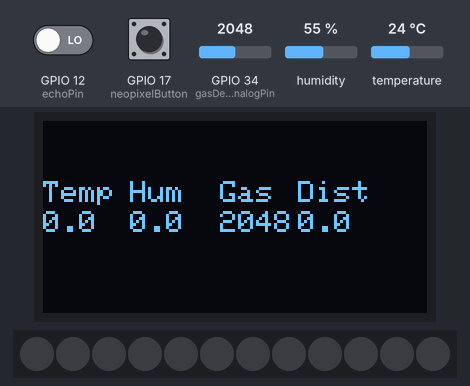
This sketch was run on a simulated ESP32. On the bench: 128×64 one-colour display, 12 RGB LEDs in strip order, left to right. Inputs (shaded band) come from the test bench; at power-on: GPIO 17 (neopixelButton) HIGH, GPIO 34 (gasDetectorAnalogPin) = 2048, GPIO 12 (echoPin) LOW, humidity 55 %, temperature 24 °C. WiFi joins after 1.5 s; servers stay silent unless stated; random numbers use the default seed unless the sketch sets one; no MQTT or app messages arrive unless stated; what the sketch prints to the serial monitor is not drawn.

Above: at 3.2 s.
3.3 s: GPIO 17 (neopixelButton) pulled LOW for 1 s
At 5.7 s:
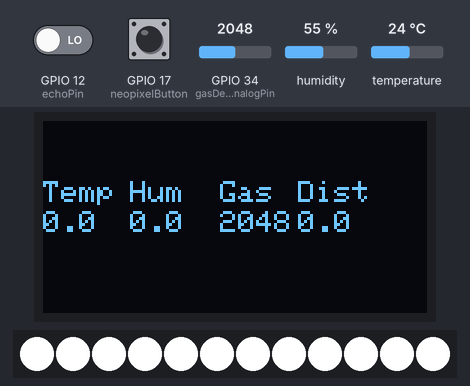
6.2 s: GPIO 34 (gasDetectorAnalogPin) set to 2866
At 8.6 s:
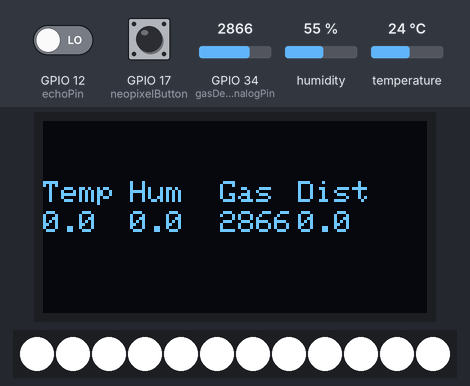
9.3 s: GPIO 17 (neopixelButton) pulled LOW for 0.6 s
At 9.44 s:
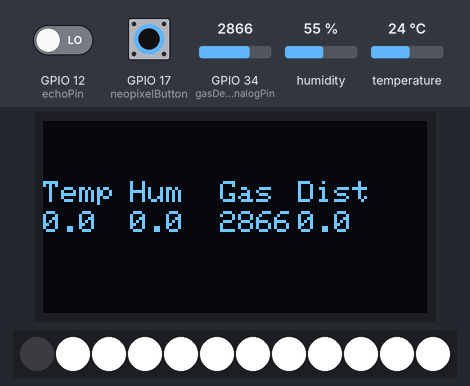
11.4 s: GPIO 34 (gasDetectorAnalogPin) set to 3603
At 14.2 s:
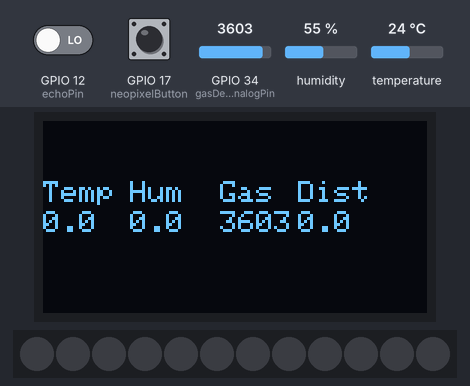
14.5 s: GPIO 34 (gasDetectorAnalogPin) set to 4095
At 16.8 s:
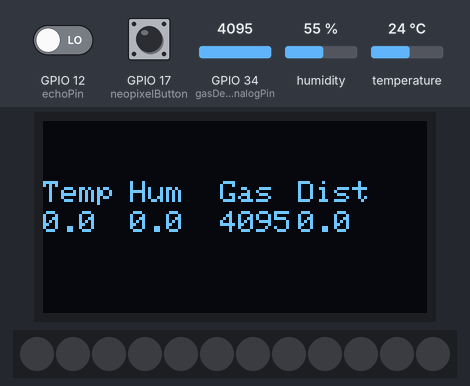
Timing chart, 0 to 18.3 s (numbered marks = the images above; inputs shaded):
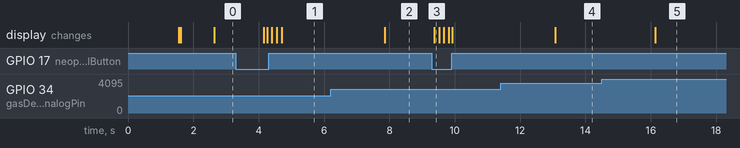

Measured:
- after the input at 6.2 s, the display: changes after 1.7 s (image 2)
- after the input at 11.4 s, the display: changes after 1.7 s (image 4)
- after the input at 14.5 s, the display: changes after 1.6 s (image 5)

The sketch:

HeroicHooligans_Main.ino
```cpp
#include "HackPublisher.h"
#include <Wire.h>
#include <Adafruit_GFX.h>
#include <Adafruit_SSD1306.h>
#include "AM232X.h"
#include <Adafruit_NeoPixel.h>
#include<math.h>
//#include <dhtnew.h>


// #define SCREEN_WIDTH 128 // OLED display width,  in pixels
// #define SCREEN_HEIGHT 64 // OLED display height, in pixels
// declare an SSD1306 display object connected to I2C


//DHTNEW tempHumSensor(39);


const char *ssid = "ASUS-F8";
const char *password = "K33pi7$@f3%";
const int gasDetectorAnalogPin = 34; // pins for gas detector
const int gasDetectorDigitalPin = 33;
//const int gasPin = 39;
const int trigPin = 13; // pins for ultrasonic
const int echoPin = 12;
const int neopixelPin = 26;
const int numPixels = 12;
const int neopixelButton = 17;
const int SCREEN_WIDTH   = 128;
const int SCREEN_HEIGHT = 64;

Adafruit_NeoPixel neopixel = Adafruit_NeoPixel(numPixels, neopixelPin, NEO_GRB + NEO_KHZ800);
Adafruit_SSD1306 oled(SCREEN_WIDTH, SCREEN_HEIGHT, &Wire, -1);
HackPublisher publisher("HeroicHooligans");  // publisher instance for team "hackers"
AM232X AM2320;

int gasReading = 0;
float temperature = 0;
float humidity = 0;
float duration = 0;
float distance = 0;
bool npButtonState = false; // for ring led toggle
bool fireAlert = false;
bool gasLeak = false;
//string fire = ""; // or bool -- discuss with lyra

// hazard functions MAY NEED TO CHANGE VALUES AFTER TESTING AND CALIBRATION
void checkFire(const float& temp, const float& hum) {
  if (temp > 32.0 && hum < 45) {
    fireAlert = true;
  }
  else {
    fireAlert = false;
  }
}

void checkGas(const int& gas) {
  if (gas > 1000) {
    gasLeak = true;
  }
  else {
    gasLeak = false;
  }
}
bool isSafe (const int& temp, const float& hum, const int& gas) {
  if (temp < 29 && hum > 50 && gas < 900) {
    return true;
  }
  return false;
}

void oledPrintData() { // function to print data to oled
  oled.clearDisplay();
  oled.setCursor(0, 30);
  oled.print(temperature, 1);
  oled.setCursor(0, 20);
  oled.setTextSize(1);
  oled.setTextColor(SSD1306_WHITE);
  oled.println("Temp");
  oled.setCursor(29, 20);
  oled.println("Hum");
  oled.setCursor(29, 30);
  oled.print(humidity, 1);
  oled.setCursor(59, 20);
  oled.println("Gas");
  oled.setCursor(59, 30);
  oled.print(gasReading);
  oled.setCursor(85, 20);
  oled.print("Dist");
  oled.setCursor(85, 30);
  oled.print(distance, 1);
  oled.display();

}

void neopixelOn() { // functions to toggle neopixel
    for(int i = 0; i < numPixels; i++) {
    neopixel.setPixelColor(i, neopixel.Color(255, 255, 255));
    neopixel.show();
    delay(50);
  }
}
void neopixelOff() {
    for(int i = 0; i < numPixels; i++) {
    neopixel.setPixelColor(i, neopixel.Color(0, 0, 0));
    neopixel.show();
    delay(50);
  }
}

void setup() {
  // put your setup code here, to run once:
  //setType(22);
  Serial.begin(115200);
  pinMode(gasDetectorAnalogPin, INPUT); // set gas detector pins
  pinMode(gasDetectorDigitalPin, INPUT);
  //pinMode(gasPin, INPUT);
  pinMode(trigPin, OUTPUT); // pin modes for ultrasonic
  pinMode(echoPin, INPUT);
  pinMode(neopixelButton, INPUT_PULLUP);
  while (!Serial) continue;
  // Connect to wifi
  WiFi.begin(ssid, password);
  while (WiFi.status() != WL_CONNECTED) {
    delay(500);
    Serial.print(".");
  }

  // Initialize publisher
  publisher.begin();

  if (!oled.begin(SSD1306_SWITCHCAPVCC, 0x3C)) { // check is oled is connected
    Serial.println(F("SSD1306 allocation failed"));
    while (true);
  }
  oled.clearDisplay();
  oled.display();

  if (!AM2320.begin()) {
    Serial.println("Temp / Hum sensor not found");
    while (1);
  }
  AM2320.wakeUp();

  neopixel.begin();

  Serial.println("going into loop");


}

void loop() {
  // put your main code here, to run repeatedly:


  // gas module
  gasReading = analogRead(gasDetectorAnalogPin);

  // temperature and humidity
  digitalWrite(trigPin, LOW); // clear trigpin
  delayMicroseconds(2);
  digitalWrite(trigPin, HIGH); // set trigpin to high for 10 microsec
  delayMicroseconds(10);
  duration = pulseIn(echoPin, HIGH); // sound wave travel time in microseconds
  distance = (3.43 * pow(10, -2) * duration) / 2; // distance in cm


  int status = AM2320.read();
  if (status) { // if data is read, set the temperature and humidity
    temperature = AM2320.getTemperature();
    humidity = AM2320.getHumidity();
  }

  // ring led button toggle
  if(digitalRead(neopixelButton) == 0) { // if button gets pressed
    if(npButtonState == false){ // and if ring led is currently off, turn led on
      npButtonState = true;
      neopixelOn();

    }
    else if(npButtonState == true) { // and if ring led is currently on, turn led off
      npButtonState = false;
      neopixelOff();
    }
  }

  checkFire(temperature, humidity); // check conditions
  checkGas(gasReading);

  oledPrintData();

  Serial.print("neopixel button: ");  // print data to serial monitor
  Serial.println(npButtonState);
  Serial.print("Gas: ");
  Serial.println(gasReading);
  Serial.print("distance: ");
  Serial.println(distance);
  Serial.print("Temperature: ");
  Serial.println(temperature);
  Serial.print("Humidity ");
  Serial.println(humidity);
  Serial.println();

  publisher.store("gasReading", gasReading); // send data through blackbox
  publisher.store("distance", static_cast<int>(distance));
  publisher.store("temperature", static_cast<int>(temperature));
  publisher.store("humidity", static_cast<int>(humidity));
  publisher.store("npButtonState", npButtonState);
  publisher.store("fireAlert", fireAlert);
  publisher.store("gasLeak", gasLeak);
  publisher.send();

  delay(500);


}
```

HackPublisher.h
```cpp
#include <ArduinoJson.h>
#include <WiFi.h>
#include <PubSubClient.h>
#include <string>

class HackPublisher {
  private:
    StaticJsonDocument<200> data;
    bool debug;
    std::string topic;
    const char* broker;
    const int port;
    WiFiClient espClient;
    PubSubClient client;

    char* serializeDocToCString() {
      // Calculate the size needed for serialization
      size_t size = measureJson(data);

      // Allocate a buffer to store the JSON string (don't forget the null terminator)
      char* buffer = new char[size + 1];

      // Serialize the JSON document to the buffer
      serializeJson(data, buffer, size + 1);

      // Store the buffer in a temp var
      char* result = buffer;

      // Free the buffer to avoid memory leaks
      delete[] buffer;

      return result;
    }

    void reconnect() {
      // Loop until we're reconnected
      while (!client.connected()) {
        Serial.println("Attempting MQTT connection...");
        // Create a random client ID
        String clientId = "ESP32Client-";
        clientId += String(random(0xffff), HEX);
        // Attempt to connect
        if (client.connect(clientId.c_str())) {
          Serial.println("Connected to MQTT broker");
        }
        else {
          Serial.print("failed, rc=");
          Serial.print(client.state());
          Serial.println("; trying again in 5 seconds");
          delay(5000);
        }
      }
    }

  public:
    HackPublisher(const char* topic, bool debug = false, const char* broker = "broker.hivemq.com", const int port = 1883)
    : topic("ucla/hack/" + std::string(topic)), debug(debug), broker(broker), port(port), client(espClient) {
      client.setServer(this->broker, this->port);
    }

    void begin() {
      reconnect();
    }

    template<typename T>
    void store(const char* sensor, const T& value) {
      if (debug) {
        Serial.print("[STORE DATA] sensor = ");
        Serial.print(sensor);
        Serial.print(", value = ");
        Serial.println(value);
      }

      data[sensor] = value;
    }

    void send() {
      if (!client.connected()) {
        reconnect();
      }
      client.loop();

      if (debug) {
        Serial.println("[SEND DATA]");
        serializeJsonPretty(data, Serial);
        Serial.println();
      }

      client.publish(topic.c_str(), serializeDocToCString());
      data.clear();
    }

    const char* getTopic() const {
        return topic.c_str();
    }

    const char* getBroker() const {
        return broker;
    }

    const int getPort() const {
        return port;
    }
};
```
